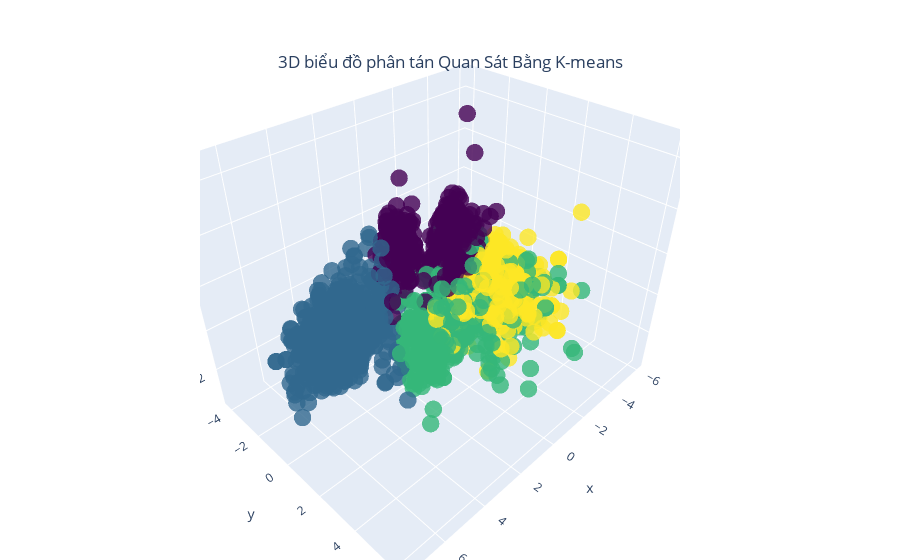

This figure's notebook cell:
### Code cell
fig = go.Figure(data=[go.Scatter3d(
    x=x,y=y,z=z,mode='markers',
    marker=dict(size=6,color=df['Clusters'],colorscale='Viridis',opacity=0.8))])

# tight layout
fig.update_layout( title={'text': "3D biểu đồ phân tán Quan Sát Bằng K-means",'y':0.9,
        'x':0.5,'xanchor': 'center','yanchor': 'top'},
                  margin=dict(l=200, r=220, b=0, t=0))
fig.show()

### Figure 1 — Plotly figure (JSON) as saved in the notebook; plotly's stock layout.template omitted (floating-point values rounded to 4 significant figures; data arrays with more than 128 entries replaced by an {"elided": "..."} marker saying what was removed)
{"data": [{"marker": {"color": {"elided": "2236 int values"}, "colorscale": [[0, "#440154"], [0.1111, "#482878"], [0.2222, "#3e4989"], [0.3333, "#31688e"], [0.4444, "#26828e"], [0.5556, "#1f9e89"], [0.6667, "#35b779"], [0.7778, "#6ece58"], [0.8889, "#b5de2b"], [1, "#fde725"]], "opacity": 0.8, "size": 6}, "mode": "markers", "type": "scatter3d", "x": {"elided": "2236 float values"}, "y": {"elided": "2236 float values"}, "z": {"elided": "2236 float values"}}], "layout": {"margin": {"b": 0, "l": 200, "r": 220, "t": 0}, "title": {"text": "3D biểu đồ phân tán Quan Sát Bằng K-means", "x": 0.5, "xanchor": "center", "y": 0.9, "yanchor": "top"}}}
